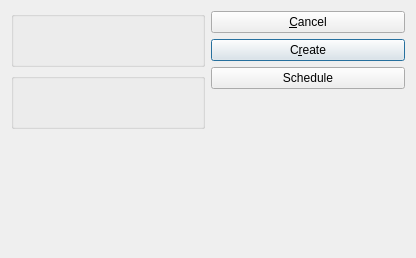
<?xml version="1.0" encoding="UTF-8"?>
<ui version="4.0">
 <comment>
This file is part of the xtmfg Package for xTuple ERP,
and is Copyright (c) 1999-2017 by OpenMFG LLC, d/b/a xTuple.  It
is licensed to you under the xTuple End-User License Agreement (&quot;the
EULA&quot;), the full text of which is available at www.xtuple.com/EULA.
While the EULA gives you access to source code and encourages your
involvement in the development process, this Package is not free
software.  By using this software, you agree to be bound by the
terms of the EULA.
</comment>
 <class>createBufferStatusByPlannerCode</class>
 <widget class="QWidget" name="createBufferStatusByPlannerCode">
  <property name="geometry">
   <rect>
    <x>0</x>
    <y>0</y>
    <width>416</width>
    <height>258</height>
   </rect>
  </property>
  <property name="windowTitle">
   <string>Run Buffer Status by Planner Code</string>
  </property>
  <layout class="QGridLayout" name="gridLayout_2">
   <item row="0" column="0">
    <layout class="QVBoxLayout" name="verticalLayout">
     <item>
      <layout class="QHBoxLayout" name="horizontalLayout">
       <item>
        <layout class="QGridLayout" name="gridLayout">
         <item row="0" column="0">
          <widget class="ParameterGroup" name="_plannerCode">
           <property name="focusPolicy">
            <enum>Qt::StrongFocus</enum>
           </property>
           <property name="title">
            <string/>
           </property>
           <property name="fixedSize">
            <bool>false</bool>
           </property>
          </widget>
         </item>
         <item row="1" column="0">
          <widget class="WarehouseGroup" name="_warehouse">
           <property name="focusPolicy">
            <enum>Qt::StrongFocus</enum>
           </property>
           <property name="title">
            <string/>
           </property>
           <property name="checked">
            <bool>false</bool>
           </property>
           <property name="fixedSize">
            <bool>false</bool>
           </property>
          </widget>
         </item>
        </layout>
       </item>
       <item>
        <spacer>
         <property name="orientation">
          <enum>Qt::Vertical</enum>
         </property>
         <property name="sizeType">
          <enum>QSizePolicy::Expanding</enum>
         </property>
         <property name="sizeHint" stdset="0">
          <size>
           <width>0</width>
           <height>47</height>
          </size>
         </property>
        </spacer>
       </item>
       <item>
        <layout class="QVBoxLayout">
         <item>
          <widget class="QPushButton" name="_close">
           <property name="text">
            <string>&amp;Cancel</string>
           </property>
          </widget>
         </item>
         <item>
          <widget class="QPushButton" name="_create">
           <property name="enabled">
            <bool>true</bool>
           </property>
           <property name="focusPolicy">
            <enum>Qt::StrongFocus</enum>
           </property>
           <property name="text">
            <string>C&amp;reate</string>
           </property>
           <property name="default">
            <bool>true</bool>
           </property>
          </widget>
         </item>
         <item>
          <widget class="QPushButton" name="_submit">
           <property name="text">
            <string>Schedule</string>
           </property>
          </widget>
         </item>
         <item>
          <spacer>
           <property name="orientation">
            <enum>Qt::Vertical</enum>
           </property>
           <property name="sizeHint" stdset="0">
            <size>
             <width>20</width>
             <height>20</height>
            </size>
           </property>
          </spacer>
         </item>
        </layout>
       </item>
      </layout>
     </item>
     <item>
      <spacer>
       <property name="orientation">
        <enum>Qt::Vertical</enum>
       </property>
       <property name="sizeType">
        <enum>QSizePolicy::Expanding</enum>
       </property>
       <property name="sizeHint" stdset="0">
        <size>
         <width>390</width>
         <height>0</height>
        </size>
       </property>
      </spacer>
     </item>
    </layout>
   </item>
  </layout>
 </widget>
 <layoutdefault spacing="6" margin="11"/>
 <pixmapfunction>qPixmapFromMimeSource</pixmapfunction>
 <customwidgets>
  <customwidget>
   <class>ParameterGroup</class>
   <extends>QGroupBox</extends>
   <header>parametergroup.h</header>
  </customwidget>
  <customwidget>
   <class>WarehouseGroup</class>
   <extends>QGroupBox</extends>
   <header>warehousegroup.h</header>
  </customwidget>
 </customwidgets>
 <tabstops>
  <tabstop>_plannerCode</tabstop>
  <tabstop>_warehouse</tabstop>
  <tabstop>_create</tabstop>
  <tabstop>_close</tabstop>
 </tabstops>
 <resources/>
 <connections>
  <connection>
   <sender>_close</sender>
   <signal>clicked()</signal>
   <receiver>createBufferStatusByPlannerCode</receiver>
   <slot>close()</slot>
   <hints>
    <hint type="sourcelabel">
     <x>20</x>
     <y>20</y>
    </hint>
    <hint type="destinationlabel">
     <x>20</x>
     <y>20</y>
    </hint>
   </hints>
  </connection>
 </connections>
</ui>
